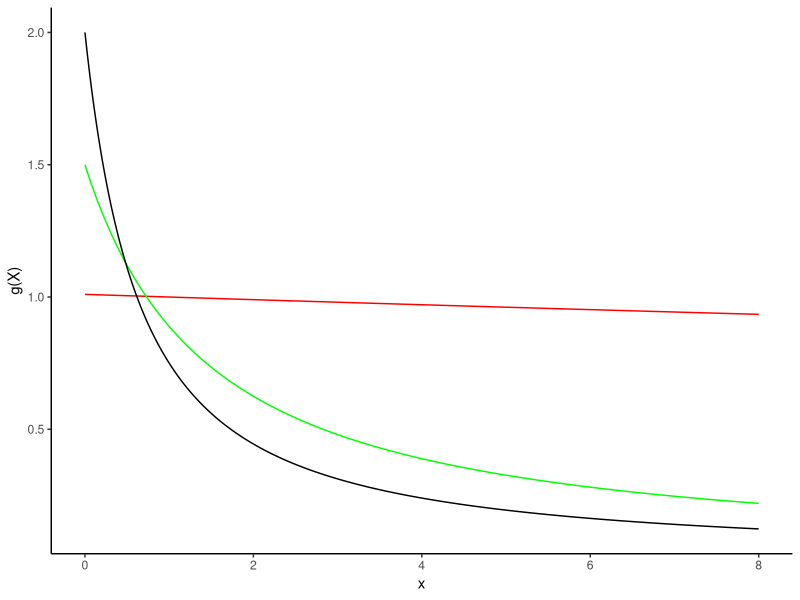
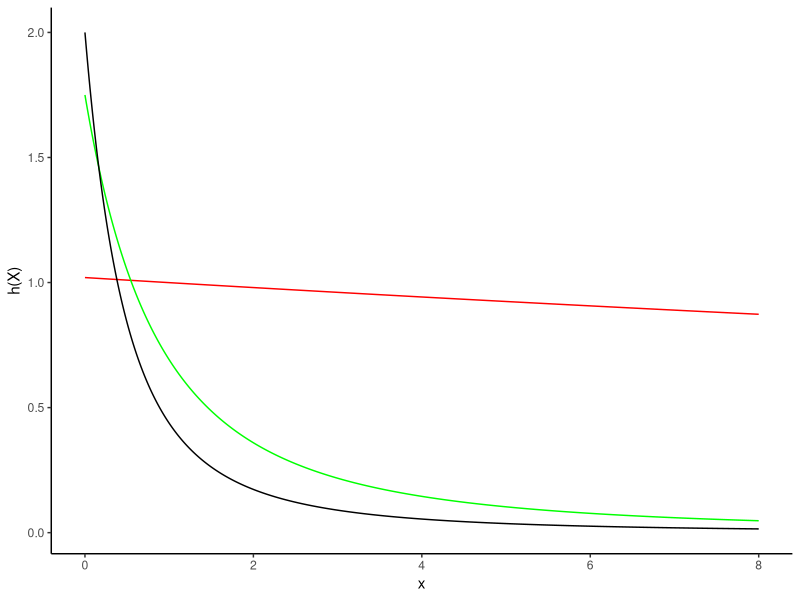
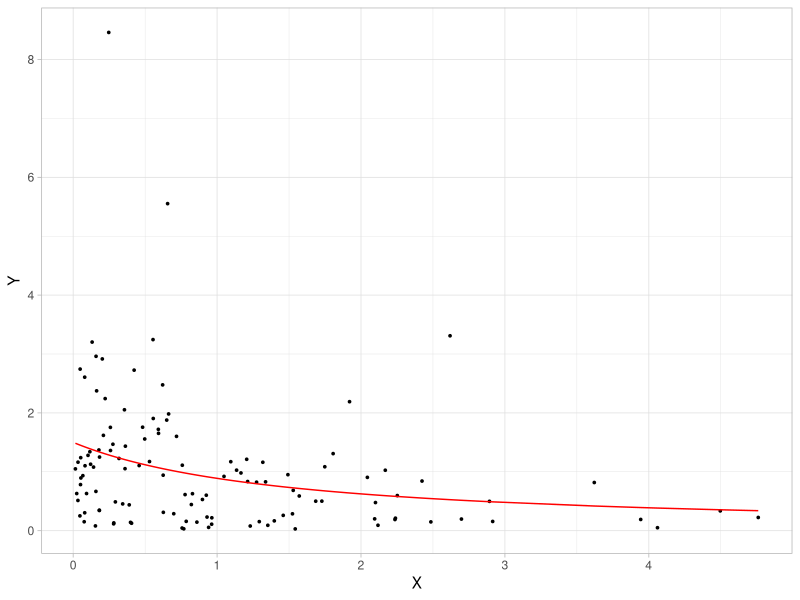

These figures' R source, in order: (Note: this script raises an error after producing the figures.)
library(ggplot2)

##### EJ 2 ####

## Regresión

g <- function(x, lambda) {
  (1+lambda+lambda*x)/(1+lambda*x)^2
}

X <- seq(0,8, 0.01)

ggplot() +
  geom_line(aes(x = X, y = g(X, lambda = 0.01)),
            col = "red") +
  geom_line(aes(x = X, y = g(X, lambda = 0.5)),
            col = "green") +
  geom_line(aes(x = X, y = g(X, lambda = 1)),
            ) +
  labs(y= "g(X)", x = "x") +
  theme_classic()
  

## Cedasticidad

h <- function(x, lambda) {
  ((1+lambda+lambda*x)^2-2*lambda^2)/(1+lambda*x)^4
}

ggplot() +
  geom_line(aes(x = X, y = h(X, lambda = 0.01)),
            col = "red") +
  geom_line(aes(x = X, y = h(X, lambda = 0.5)),
            col = "green") +
  geom_line(aes(x = X, y = h(X, lambda = 1)),
  ) +
  labs(y= "h(X)", x = "x") +
  theme_classic()


## muestreo

rGBVE <- function(n, alpha1, alpha2, lambda) {
  x1 <- rexp(n, alpha1)
  alpha12 <- alpha1*alpha2
  pprod <- alpha12*lambda
  C <- exp(alpha1*x1)
  A <- (alpha12 - pprod + pprod*alpha1*x1)/C
  B <- (pprod*alpha2 + pprod^2*x1)/C
  D <- alpha2 + pprod*x1
  wExp <- A/D
  wGamma <- B/D^2
  data.frame(x1, x2 = rgamma(n, (runif(n) > wExp/(wExp + wGamma)) + 1, D))
}

n <- 120
lmda <- 0.5
Z <- rGBVE(n = n, alpha1 = 1, alpha2 = 1, lambda = lmda)
names(Z) <- c("X", "Y")

## gráfica

datos <- data.frame(Z, g(Z$X, lambda = lmda))
names(datos) <- c("X", "Y", "g")
ggplot(data = datos) +
  geom_point(aes(x = X, y = Y),
             size = 0.6) +
  geom_line(aes(x = X, y = g),
            col = "red") +
  theme_light()


summary(Z)
var(Z)

##### EJ 3 ####

n <- 30
medias <- c(1,2,0)
Sigma <- matrix(c(0.04, -0.03, 0, -0.03, 0.09, 0.01, 0, 0.01, 0.01), ncol = 3)
Z <- rmvnorm(n, mean = medias, sigma = Sigma)
Z <- data.frame(Z)
names(Z) <- c("X1", "X2", "V")

Y <- exp(Z$X1) - sin(Z$X2) + Z$V

g <- 10 + pi*Z$X1 + exp(1)*Z$X2
U <- Y - g
Ymodel <- g+U

cov(U, Z)
